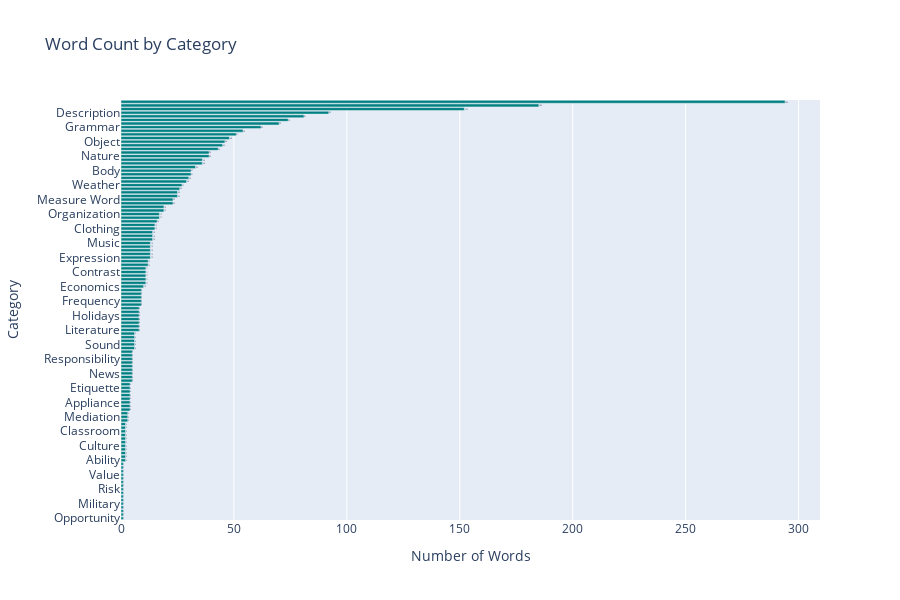

The notebook cell this image was saved under:
### Code cell
# 4) Count of Words by Category
words_by_category = df.groupby('Word Category')['Word'].count().reset_index()
words_by_category.columns = ['Word Category', 'Count']
words_by_category = words_by_category.sort_values('Count', ascending=True)

fig4 = go.Figure(go.Bar(
    x=words_by_category['Count'],
    y=words_by_category['Word Category'],
    orientation='h',
    marker_color='teal',
    text=words_by_category['Count'],
    textposition='outside'
))
fig4.update_layout(
    title='Word Count by Category',
    xaxis_title='Number of Words',
    yaxis_title='Category',
    height=600
)
fig4.show()

### Figure 1 — Plotly figure (JSON) as saved in the notebook; plotly's stock layout.template omitted (floating-point values rounded to 4 significant figures)
{"data": [{"marker": {"color": "teal"}, "orientation": "h", "text": [1, 1, 1, 1, 1, 1, 1, 1, 1, 1, 1, 1, 1, 1, 1, 1, 2, 2, 2, 2, 2, 2, 2, 2, 2, 2, 2, 3, 3, 3, 4, 4, 4, 4, 4, 4, 4, 4, 5, 5, 5, 5, 5, 5, 5, 5, 5, 6, 6, 6, 6, 6, 8, 8, 8, 8, 8, 8, 8, 9, 9, 9, 9, 9, 10, 11, 11, 11, 11, 11, 12, 12, 13, 13, 13, 13, 13, 14, 14, 14, 15, 15, 16, 17, 17, 19, 19, 23, 23, 25, 25, 26, 27, 29, 30, 31, 31, 33, 36, 36, 39, 39, 43, 45, 46, 48, 51, 54, 62, 70, 74, 81, 92, 152, 185, 294], "textposition": "outside", "type": "bar", "x": [1, 1, 1, 1, 1, 1, 1, 1, 1, 1, 1, 1, 1, 1, 1, 1, 2, 2, 2, 2, 2, 2, 2, 2, 2, 2, 2, 3, 3, 3, 4, 4, 4, 4, 4, 4, 4, 4, 5, 5, 5, 5, 5, 5, 5, 5, 5, 6, 6, 6, 6, 6, 8, 8, 8, 8, 8, 8, 8, 9, 9, 9, 9, 9, 10, 11, 11, 11, 11, 11, 12, 12, 13, 13, 13, 13, 13, 14, 14, 14, 15, 15, 16, 17, 17, 19, 19, 23, 23, 25, 25, 26, 27, 29, 30, 31, 31, 33, 36, 36, 39, 39, 43, 45, 46, 48, 51, 54, 62, 70, 74, 81, 92, 152, 185, 294], "y": ["Opportunity", "Interaction", "Investigation", "Material", "Military", "Observation", "Plant", "Preference", "Risk", "Attention", "Hospitality", "Adaptation", "Value", "Texture", "Strategy", "Archaeology", "Ability", "Measurement", "Memory", "Agriculture", "Culture", "Identity", "Lifestyle", "Cooperation", "Classroom", "Permission", "Literary", "Preposition", "Mediation", "Mathematics", "Philosophy", "Expectation", "Appliance", "Defense", "Art", "Knowledge", "Etiquette", "Belief", "Fashion", "Language", "News", "Necessity", "Quantity", "Relatives", "Responsibility", "Architecture", "Location", "Perception", "Sound", "Intent", "Event", "Furniture", "Literature", "Hobby", "Commitment", "School", "Holidays", "Impact", "Separation", "Wedding", "Frequency", "Idiom", "Activity", "Progress", "Economics", "Color", "Commute", "Science", "Contrast", "Information", "Law", "Experience", "Expression", "Question", "Change", "Intensity", "Music", "Behavior", "Occupation", "Utensil", "Clothing", "Entertainment", "Geography", "Education", "Organization", "Concept", "Sports", "Support", "Measure Word", "Technology", "Place", "Animal", "Weather", "Direction", "Produce", "Thought", "Body", "Opinion", "Character", "Business", "Nature", "Travel", "Work", "Health", "Object", "Degree", "Daily Life", "Relationship", "Grammar", "Food", "Communication", "Time", "Description", "General", "Emotion", "Action"]}], "layout": {"height": 600, "title": {"text": "Word Count by Category"}, "xaxis": {"title": {"text": "Number of Words"}}, "yaxis": {"title": {"text": "Category"}}}}
